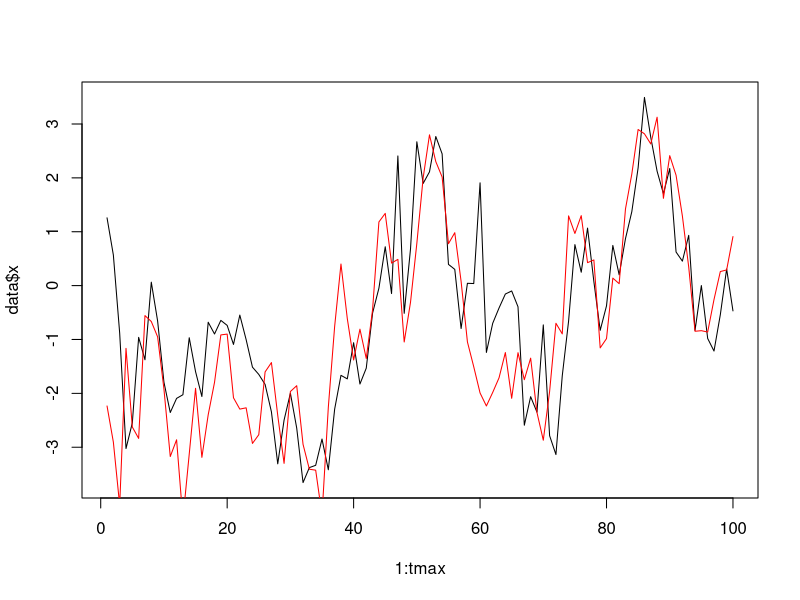

R code for this plot:
library(methods)

## OOP CLASS/GENERIC/METHOD DEFINITIONS:

setClass("BootstrapFilter",
  slots = c(
    obs = "vector",
    chains = "matrix",
    num_particles = "numeric",
    initial = "function",
    transition = "function",
    likelihood = "function"
  )
)

BootstrapFilter <- function(inital, transition, likelihood, num_particles = 100) {
  new("BootstrapFilter",
    obs = vector(),
    chains = matrix(initial(num_particles), ncol = num_particles),
    num_particles = num_particles,
    initial = initial,
    transition = transition,
    likelihood = likelihood
  )
}

setGeneric("chains", function(model) standardGeneric("chains"))
setMethod(
  "chains", "BootstrapFilter",
  function(model) {
    return(model@chains)
  }
)

setGeneric("update<-", function(model, t, value) standardGeneric("update<-"))
setMethod(
  "update<-", "BootstrapFilter",
  function(model, t, value) {
    model@obs <- c(model@obs, value) # value is essentially y_t
    # IMPORTANCE SAMPLING STEP
    state_samples <- transition(model@chains[t - 1, ])
    model@chains <- rbind(model@chains, state_samples)
    weights <- likelihood(model@obs[t - 1], state_samples) # Index t - 1 to account
    weights <- weights / sum(weights) # for inital sample at time t = 0
    # RESAMPLING
    resample <- sample(1:length(weights), replace = TRUE, prob = weights)
    model@chains <- model@chains[, resample]
    return(model)
  }
)

## DATA GENERATING FUNCTION:

synthetic_state_space <- function(tmax, initial, transition, emission) {
  x <- rep(0, tmax)
  y <- rep(0, tmax)
  x[1] <- initial(1)
  y[1] <- emission(x[1])
  for (t in 1:(tmax - 1)) {
    x[t + 1] <- transition(x[t])
    y[t + 1] <- emission(x[t + 1])
  }
  return(data.frame("x" = x, "y" = y))
}

emission <- function(x, b = 0.5) {
  rnorm(1, 0, b * exp(x / 2))
}

initial <- function(num_particles, a = 0.91, sd = 1) {
  rnorm(num_particles, 0, sqrt(sd^2 / (1 - a^2)))
}

transition <- function(x, a = 0.91, sd = 1) rnorm(length(x), a * x, sd)

likelihood <- function(y, x, b = 0.5) dnorm(y, 0, b * exp(x / 2))

## TEST IF MODEL IS PERFORMING AS EXPECTED:

main <- function(tmax = 100) {
  data <- synthetic_state_space(tmax, initial, transition, emission)
  model <- BootstrapFilter(initial, transition, likelihood)
  for (t in 2:tmax) {
    update(model, t) <- data$y[t]
  }
  chains <- chains(model)
  means <- rowMeans(chains)
  plot(1:tmax, data$x, type = "l")
  lines(1:tmax, means, type = "l", col = "red")
}

main()
